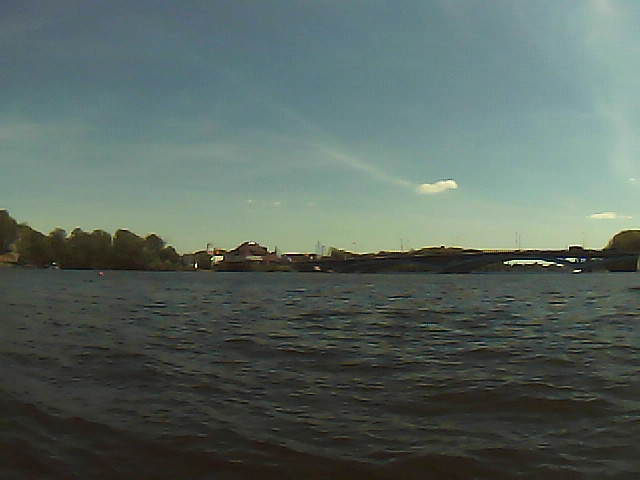
#> input picture water.png, 640 x 480 px
$ python vision_test.py   (older library calls are emulated)
#> lines starting #> are read from the running program, lines starting #| are printed output that depends on the picture; after the words box and inside, x2 and y2 are one past the last pixel; in counts of white or black regions, pixels touching at a corner belong together
### hsv_detect.py
import cv2
import numpy as np

def hsv_filt(frame, lower_bounds, upper_bounds, wrap_bounds):
  hsv = cv2.cvtColor(frame, cv2.COLOR_BGR2HSV)

  if wrap_bounds:
    # Wrap the bounds around the 180 HSV discontinuity
    lowside = cv2.inRange(hsv,
                    np.array([0,lower_bounds[1],lower_bounds[2]]),
                    np.array([lower_bounds[0],upper_bounds[1],upper_bounds[2]]))
    highside = cv2.inRange(hsv,
                    np.array([upper_bounds[0],lower_bounds[1],lower_bounds[2]]),
                    np.array([180, upper_bounds[1], upper_bounds[2]]))
    binframe = cv2.bitwise_or(lowside, highside)
  else:
    binframe = cv2.inRange(hsv, lower_bounds, upper_bounds)
  return binframe

def hsv_denoise(binframe, kernel, iterations):
  temp = cv2.morphologyEx(binframe, cv2.MORPH_OPEN, kernel, iterations=iterations)
  return cv2.morphologyEx(temp, cv2.MORPH_CLOSE, kernel, iterations=iterations)

def hsv_filt_contours(binframe, imgframe, visualize):
  boats = []
  for cnt in cv2.findContours(binframe.copy(), cv2.RETR_EXTERNAL, cv2.CHAIN_APPROX_SIMPLE)[0]:
    # Get the rotated rectangle surrounding the blob
    ((xcenter,ycenter), (width,height), ang) = cv2.minAreaRect(cnt)
    # Filter blobs by aspect ratio, area, and bottom 2/3 of image
    if max(width,height)>2*min(width,height) \
           and width*height > 4000 \
           and ycenter > 480*1/3:
      boats.append(((xcenter,ycenter),(width,height)))
      if visualize:
        box = cv2.cv.BoxPoints(((xcenter,ycenter),(width,height),ang))
        box = np.int0(box)
        cv2.drawContours(imgframe,[box],0,[0,0,255],2)
  return boats

# [13 lines left out: function hsv_filt_buoy_contours, not called in this run]

### vision_test.py
import cv2
import numpy as np
import hsv_consts
from hsv_detect import *
import subprocess
import cam_params
import pdb


# Binary Image filtering
kernel = cv2.getStructuringElement(cv2.MORPH_ELLIPSE, (5,5))

def main():
  water = cv2.imread('water.png')
#> water is the input picture: shape (480, 640, 3); mean B, G, R 96.1, 102.2, 88.6
  binwater = hsv_filt(water, hsv_consts.lower_bounds,
                             hsv_consts.upper_bounds,
                             hsv_consts.wrap_bounds)
#> in hsv_filt, `hsv = cv2.cvtColor(frame, cv2.COLOR_BGR2HSV)`: hsv: shape (480, 640, 3); mean H, S, V 62.5, 48.2, 104.2
#> in hsv_filt, `lowside = cv2.inRange(hsv, np.array([0,lower_bounds[1],lower_bounds[2]..`:
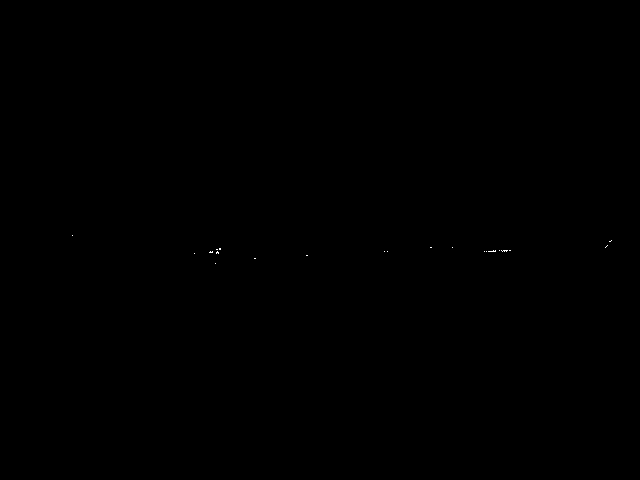
#> lowside: shape (480, 640); 0.02% white in thin lines or dots, all inside (x1, y1, x2, y2) = (72, 235, 612, 264)
#> in hsv_filt, `highside = cv2.inRange(hsv, np.array([upper_bounds[0],lower_bounds[1],..`: highside: shape (480, 640); every value is 0
  binwater = hsv_denoise(binwater, kernel, 2)
  boat = cv2.imread('boat.png')
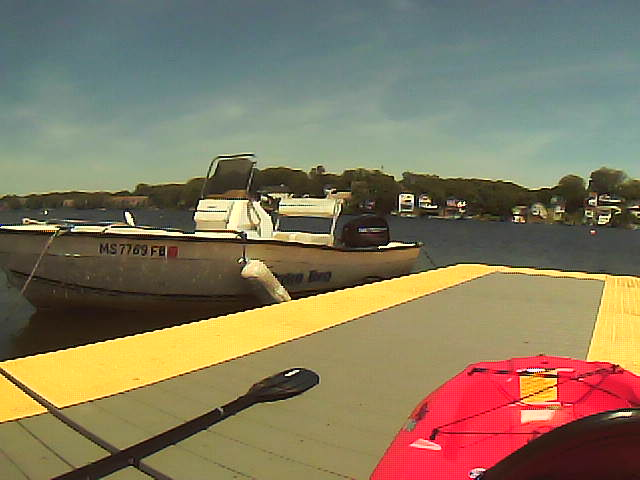
#> input picture boat.png, 640 x 480 px
#> boat is the input picture: shape (480, 640, 3); mean B, G, R 94.8, 121.5, 132.7
  binboat = hsv_filt(boat, hsv_consts.lower_bounds,
                             hsv_consts.upper_bounds,
                             hsv_consts.wrap_bounds)
#> in hsv_filt (call 2), `hsv = cv2.cvtColor(frame, cv2.COLOR_BGR2HSV)`: hsv: shape (480, 640, 3); mean H, S, V 53, 94.5, 142.1
#> in hsv_filt (call 2), `lowside = cv2.inRange(hsv, np.array([0,lower_bounds[1],lower_bounds[2]..`: lowside: shape (480, 640); 20.2% white; 386 white regions (353 under 20 px), largest, box (x1, y1, x2, y2) and area: (0, 264, 640, 480) 50477, (0, 373, 109, 480) 5023, (245, 244, 419, 267) 1962
#> in hsv_filt (call 2), `highside = cv2.inRange(hsv, np.array([upper_bounds[0],lower_bounds[1],..`: highside: shape (480, 640); 5.1% white; 10 white regions (9 under 20 px), largest, box (x1, y1, x2, y2) and area: (372, 356, 640, 480) 15573
#> in hsv_filt (call 2), `binframe = cv2.bitwise_or(lowside, highside)`: binframe: shape (480, 640); 25.3% white; 308 white regions (282 under 20 px), largest, box (x1, y1, x2, y2) and area: (0, 264, 640, 480) 68083, (0, 373, 109, 480) 5023, (245, 244, 419, 267) 1962
  binboat = hsv_denoise(binboat, kernel, 2)
#> in hsv_denoise (call 2), `temp = cv2.morphologyEx(binframe, cv2.MORPH_OPEN, kernel, iterations=i..`: temp: shape (480, 640); 22.1% white; 14 white regions, largest, box (x1, y1, x2, y2) and area: (148, 277, 640, 480) 33780, (1, 264, 490, 448) 26780, (0, 375, 68, 480) 3048
#> in hsv_denoise (call 2), `return cv2.morphologyEx(temp, cv2.MORPH_CLOSE, kernel, iterations=iter..`: returned value: shape (480, 640); 23.5% white; 7 white regions (1 under 20 px), largest, box (x1, y1, x2, y2) and area: (148, 277, 640, 480) 36621, (0, 264, 490, 480) 33673, (247, 244, 325, 262) 989, (354, 248, 418, 263) 567, (112, 470, 144, 480) 232, (258, 271, 276, 286) 163
  boat2 = cv2.imread('boat2.png')
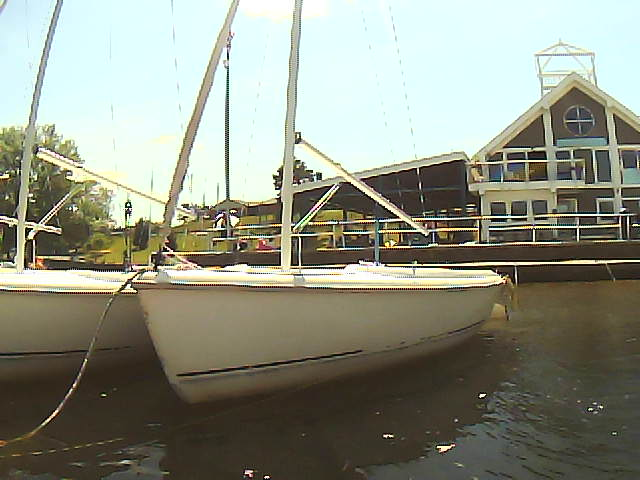
#> input picture boat2.png, 640 x 480 px
#> boat2 is the input picture: shape (480, 640, 3); mean B, G, R 129.8, 144.4, 141.4
  binboat2 = hsv_filt(boat2, hsv_consts.lower_bounds,
                             hsv_consts.upper_bounds,
                             hsv_consts.wrap_bounds)
#> in hsv_filt (call 3), `hsv = cv2.cvtColor(frame, cv2.COLOR_BGR2HSV)`: hsv: shape (480, 640, 3); mean H, S, V 45, 61.6, 149.4
#> in hsv_filt (call 3), `lowside = cv2.inRange(hsv, np.array([0,lower_bounds[1],lower_bounds[2]..`: lowside: shape (480, 640); 1.4% white; 463 white regions (428 under 20 px), largest, box (x1, y1, x2, y2) and area: (90, 236, 126, 264) 514, (176, 232, 211, 261) 442, (132, 235, 167, 264) 390
#> in hsv_filt (call 3), `highside = cv2.inRange(hsv, np.array([upper_bounds[0],lower_bounds[1],..`: highside: shape (480, 640); 0.01% white in thin lines or dots, all inside (x1, y1, x2, y2) = (258, 244, 272, 249)
  binboat2 = hsv_denoise(binboat2, kernel, 2)
#> in hsv_denoise (call 3), `temp = cv2.morphologyEx(binframe, cv2.MORPH_OPEN, kernel, iterations=i..`: temp: shape (480, 640); 0.3% white; 4 white regions, box (x1, y1, x2, y2) and area: (105, 238, 126, 264) 369, (183, 235, 208, 251) 279, (132, 251, 149, 264) 171, (149, 238, 159, 251) 100
#> in hsv_denoise (call 3), `return cv2.morphologyEx(temp, cv2.MORPH_CLOSE, kernel, iterations=iter..`: returned value: shape (480, 640); 0.31% white; 3 white regions, box (x1, y1, x2, y2) and area: (105, 238, 126, 264) 369, (132, 238, 159, 264) 293, (183, 235, 208, 251) 286
  polar4 = cv2.imread('polar4.png')
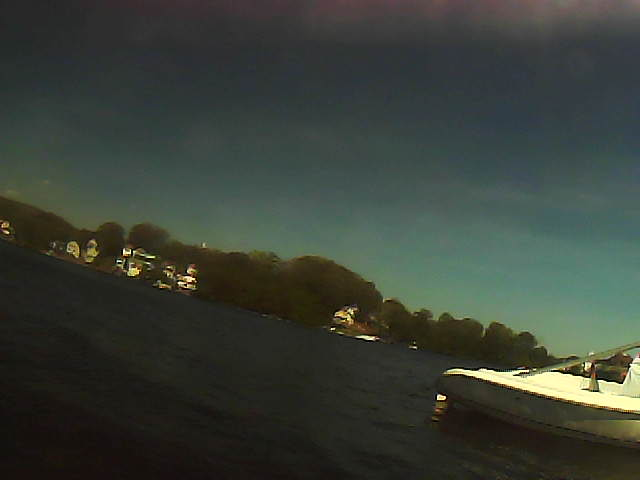
#> input picture polar4.png, 640 x 480 px
#> polar4 is the input picture: shape (480, 640, 3); mean B, G, R 56, 64.3, 57.9
  binpolar4 = hsv_filt(polar4, hsv_consts.lower_bounds,
                             hsv_consts.upper_bounds,
                             hsv_consts.wrap_bounds)
#> in hsv_filt (call 4), `hsv = cv2.cvtColor(frame, cv2.COLOR_BGR2HSV)`: hsv: shape (480, 640, 3); mean H, S, V 56.6, 61, 66.4
#> in hsv_filt (call 4), `lowside = cv2.inRange(hsv, np.array([0,lower_bounds[1],lower_bounds[2]..`: lowside: shape (480, 640); 0.32% white in thin lines or dots, all inside (x1, y1, x2, y2) = (2, 223, 640, 435)
  binpolar4 = hsv_denoise(binpolar4, kernel, 2)
  polar5 = cv2.imread('polar5.png')
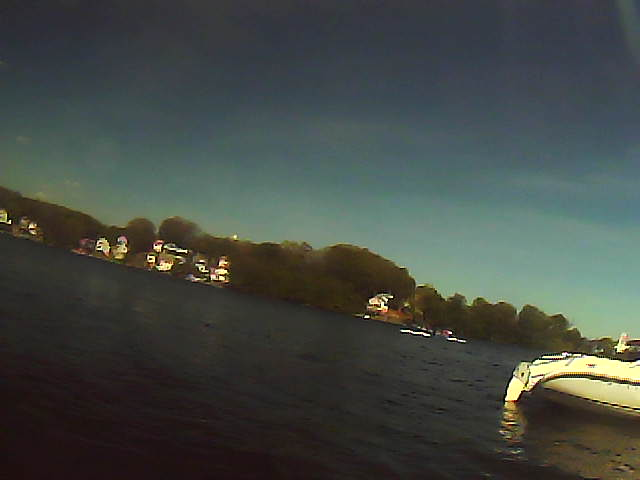
#> input picture polar5.png, 640 x 480 px
#> polar5 is the input picture: shape (480, 640, 3); mean B, G, R 69, 74.1, 68.1
  binpolar5 = hsv_filt(polar5, hsv_consts.lower_bounds,
                             hsv_consts.upper_bounds,
                             hsv_consts.wrap_bounds)
#> in hsv_filt (call 5), `hsv = cv2.cvtColor(frame, cv2.COLOR_BGR2HSV)`: hsv: shape (480, 640, 3); mean H, S, V 70.2, 62.7, 79.4
#> in hsv_filt (call 5), `lowside = cv2.inRange(hsv, np.array([0,lower_bounds[1],lower_bounds[2]..`: lowside: shape (480, 640); 0.57% white; 142 white regions (128 under 20 px), largest, box (x1, y1, x2, y2) and area: (545, 382, 609, 403) 308, (608, 400, 640, 409) 161, (547, 372, 607, 378) 128
#> in hsv_filt (call 5), `highside = cv2.inRange(hsv, np.array([upper_bounds[0],lower_bounds[1],..`: highside: shape (480, 640); 0% white in thin lines or dots, all inside (x1, y1, x2, y2) = (155, 243, 448, 333)
  binpolar5 = hsv_denoise(binpolar5, kernel, 2)
  polar6 = cv2.imread('polar6.png')
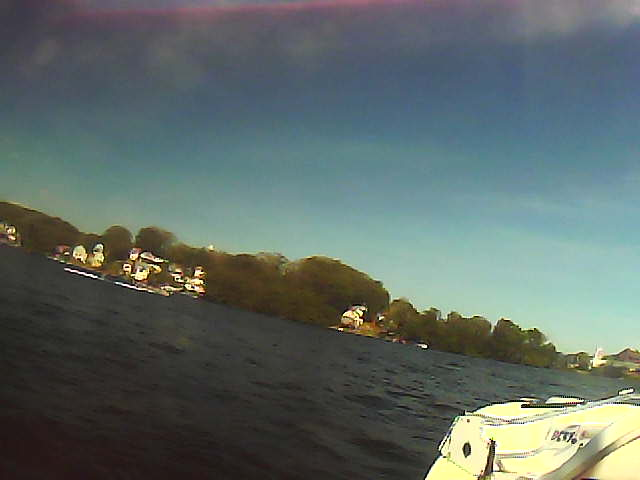
#> input picture polar6.png, 640 x 480 px
#> polar6 is the input picture: shape (480, 640, 3); mean B, G, R 103.3, 107.3, 95.3
  binpolar6 = hsv_filt(polar6, hsv_consts.lower_bounds,
                             hsv_consts.upper_bounds,
                             hsv_consts.wrap_bounds)
#> in hsv_filt (call 6), `hsv = cv2.cvtColor(frame, cv2.COLOR_BGR2HSV)`: hsv: shape (480, 640, 3); mean H, S, V 68.9, 62, 114.4
#> in hsv_filt (call 6), `lowside = cv2.inRange(hsv, np.array([0,lower_bounds[1],lower_bounds[2]..`:
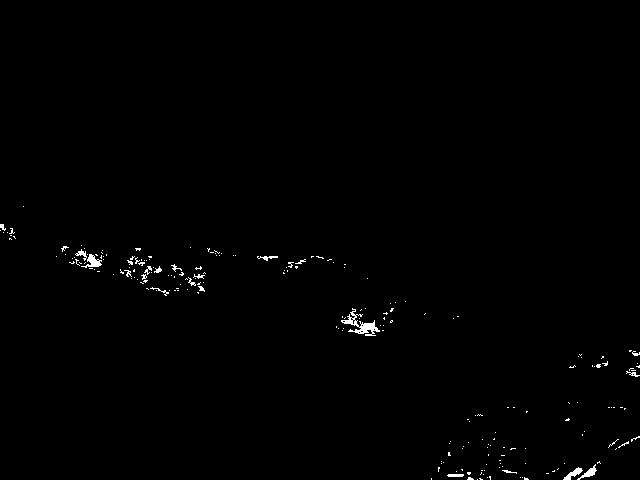
#> lowside: shape (480, 640); 0.62% white in thin lines or dots, all inside (x1, y1, x2, y2) = (0, 206, 640, 480)
#> in hsv_filt (call 6), `highside = cv2.inRange(hsv, np.array([upper_bounds[0],lower_bounds[1],..`: highside: shape (480, 640); 0% white in thin lines or dots, all inside (x1, y1, x2, y2) = (571, 403, 572, 404)
  binpolar6 = hsv_denoise(binpolar6, kernel, 2)


  # Attempt to process contours
  boats = []
  hsv_filt_contours(binpolar4, polar4, True)
#> after the loop in hsv_filt_contours, `for cnt in cv2.findContours(binframe.copy(), cv2.RETR_EXTERNAL, cv2.CH..`: boats = []
  hsv_filt_contours(binpolar5, polar5, True)
  hsv_filt_contours(binpolar6, polar6, True)

  cv2.imshow("Original Water", water)
  cv2.imshow("Binary Water", binwater)
  cv2.imshow("Original Boat", boat)
  cv2.imshow("Binary Boat", binboat)
  cv2.imshow("Original Boat2", boat2)
  cv2.imshow("Binary Boat2", binboat2)
  cv2.imshow("Original Polar4", polar4)
  cv2.imshow("Binary Polar4", binpolar4)
  cv2.imshow("Original Polar5", polar5)
  cv2.imshow("Binary Polar5", binpolar5)
  cv2.imshow("Original Polar6", polar6)
  cv2.imshow("Binary Polar6", binpolar6)
  # Quit if the escape key is pressed
  while cv2.waitKey(1) != 27:
#> (key Esc is pressed here)
    pass

if __name__=='__main__':
  main()
